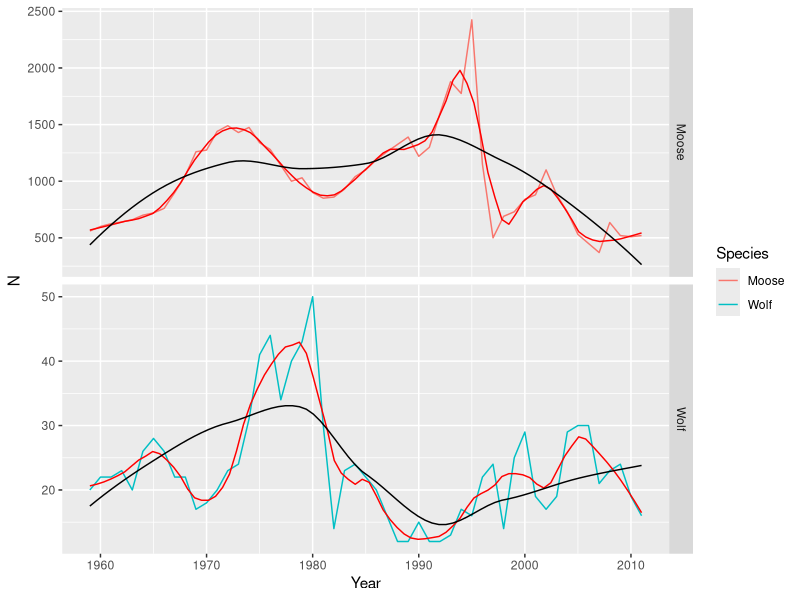
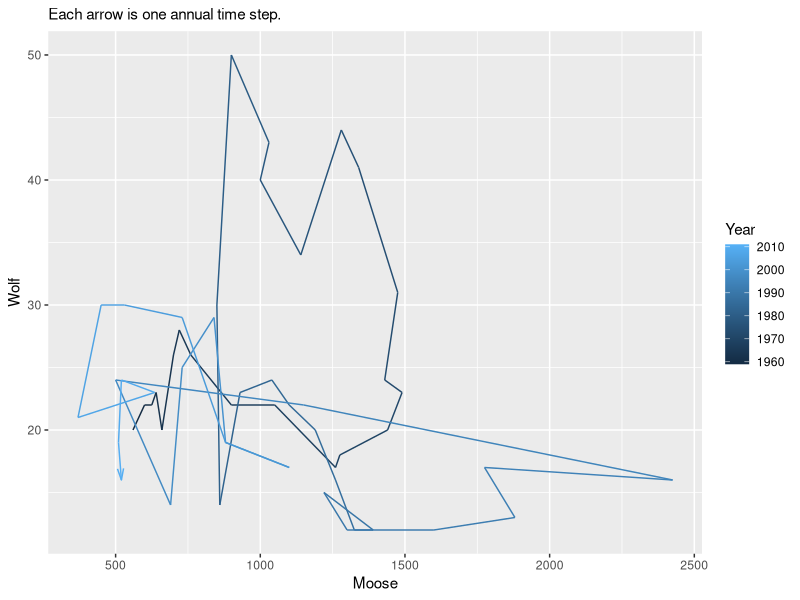
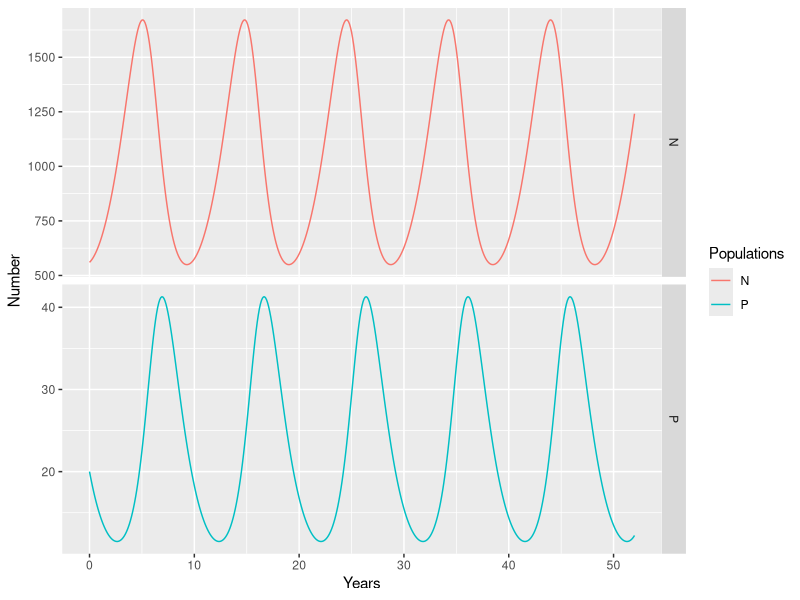
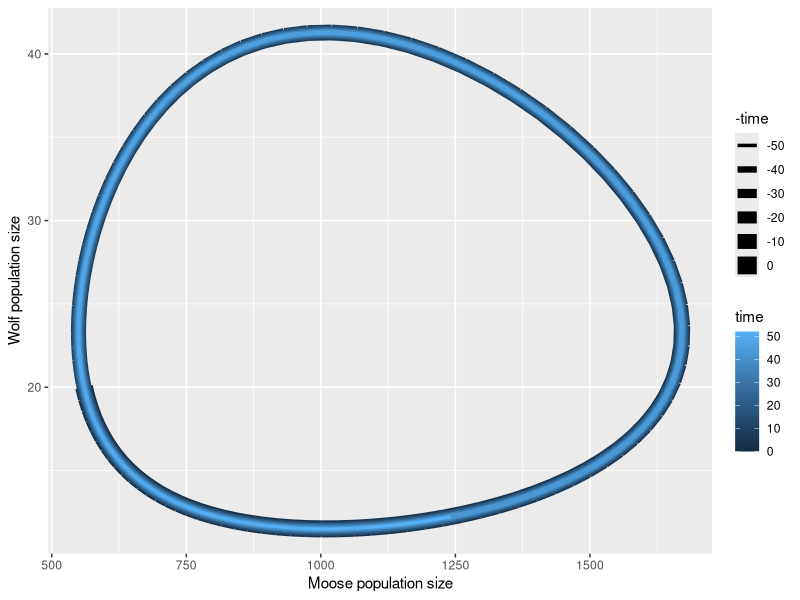
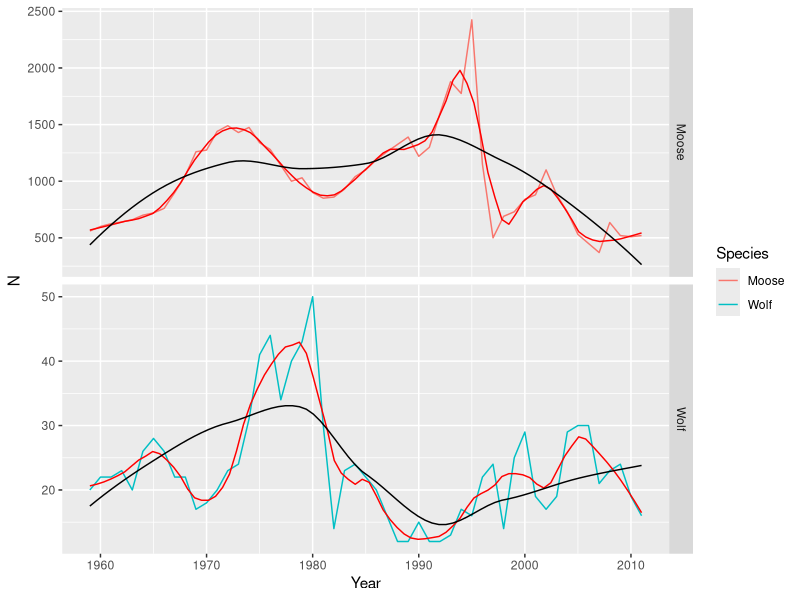
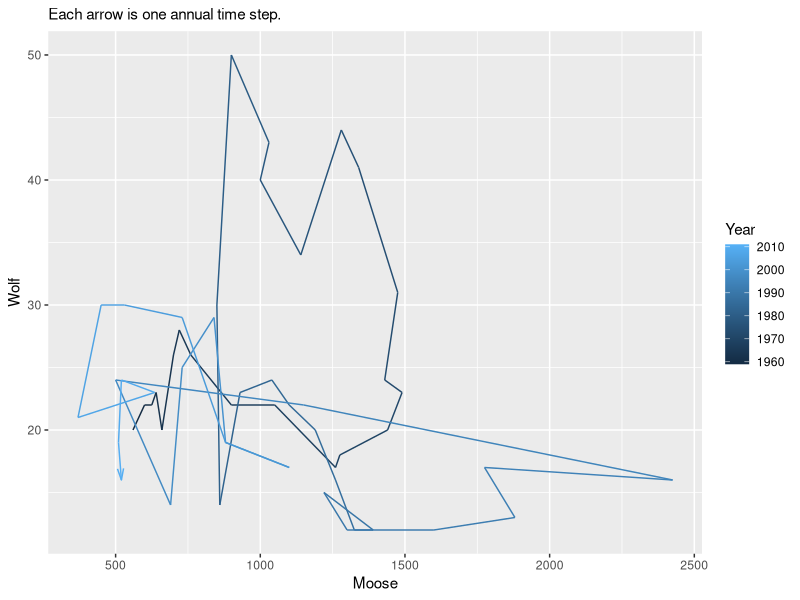
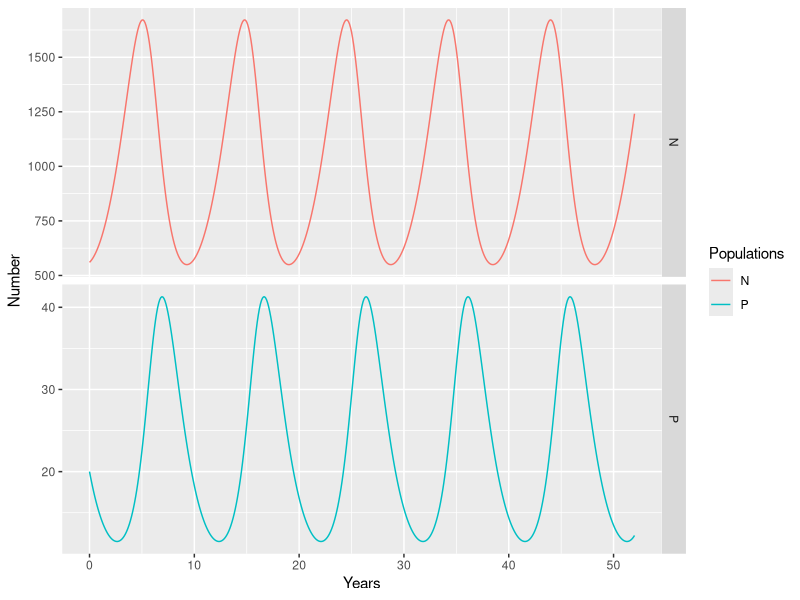
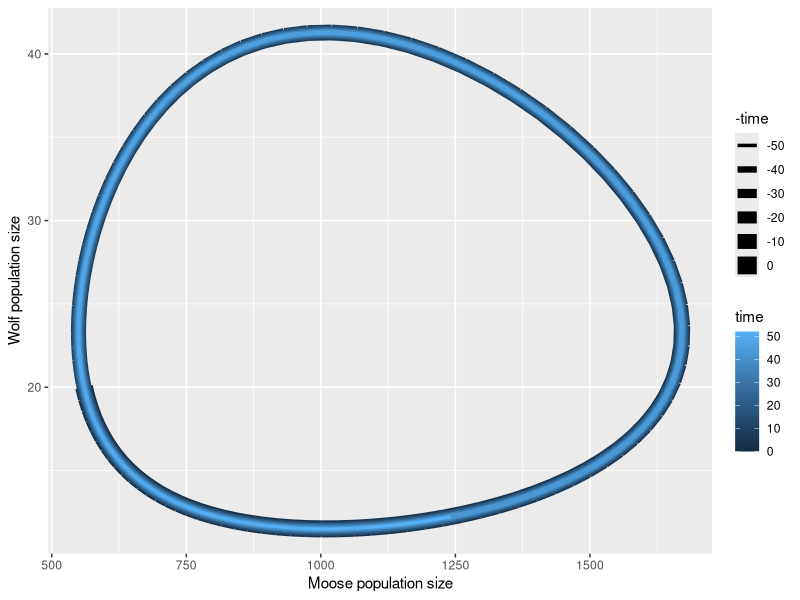

Write the R code that produced these figures, in order.
## ---- chunk 1
getwd()
## ---- chunk 2
#| message: false
## This script is for chapter XX in Hank's Intro to Ecology primer.

## We always use...
library(tidyverse)
## or usually just ggplot2 and dplyr packages within the tidyverse.
## ---- chunk 3
library(deSolve)
## ---- chunk 4
#| echo: false
d <- read.csv("data/isleRoyaleData.csv",
              skip=2)
## ---- chunk 5
# glimpse(d)
# or 
str(d)
## ---- chunk 6
#| label: fig-mw1
#| fig-cap: "Natural populations undergo fluctuations. Here we smooth the data over different proportions of the time series to reveal different patterns of squiggliness."
#| message: false
ggplot(d, aes(Year, N, colour=Species)) + geom_line() + 
  facet_grid(Species~., scales = "free") + 
  geom_smooth( se=FALSE, span=.2, color="red", linewidth=.5) + 
  geom_smooth( se=FALSE, span=.7, color="black", linewidth=.5) 
ggsave("MooseWolfTS.png", height=5, width=6)
## ---- chunk 7
#| label: fig-MWpp
#| fig-cap: "Use this phase plane plot to count how many times the populations undergo a complete counterclockwise cycle."
dw <- pivot_wider(d, names_from=Species, values_from=N)
ggplot(dw, aes(Moose, Wolf, colour=Year)) + 
  geom_path(arrow=arrow(length=unit(3, "mm"), angle = 15, type = "open")) + 
  labs(subtitle="Each arrow is one annual time step.")
ggsave("MooseWolfPP.png", height=5, width=5.5)
## ---- chunk 8
# the number of observations or rows of data
n <- nrow(dw)

# predator and prey numbers for all years except the last.
Pt <- dw$Wolf[-n]
Nt <- dw$Moose[-n]

# predator and prey numbers for all years except the first
Pt1 <- dw$Wolf[-1]
Nt1 <- dw$Moose[-1]
## ---- chunk 9
# each year's r
r <- log(Pt1/Pt)
r
# the maximum
rMax <- max(r)
rMax
## ---- chunk 10
a <- rMax / mean(dw$Wolf)
a
## ---- chunk 11
# mortality, estimated as the minimum log( P[t+1] / P[t] )
m <- abs( min(r) )
m
## ---- chunk 12
b <- m / (a * mean(dw$Moose))
b
## ---- chunk 13
predpreyLV <- function(t, y, p) {
    with( as.list( c(y,p) ), {
      dN <- r*N - a*N*P
      dP <- b*a*N*P - m*P
      return( list( c(dN, dP) ))
    })
}
## ---- chunk 14
parms <- c(r = rMax, a=a, b=b, m=m)
y0 <- c(N=560, P=20)
times <- seq(0, 52, by=0.1)
## ---- chunk 15
out <- ode(y=y0, t=times, fun=predpreyLV, parms=parms)
## ---- chunk 16
#| label: fig-LVts
#| fig-cap: "Predicted Lotka-Volterra dynamics based on the Isle Royale moose-wolf data."
op <- out %>% as.data.frame() %>%
  pivot_longer(cols=N:P, names_to = "Populations", 
                   values_to="Number")

ggplot(op, aes(x=time, y=Number, colour=Populations)) + geom_line() +
      labs(x="Years") + scale_color_discrete(breaks=c("N","P")) + 
      facet_grid(Populations~., scales="free")

ggsave("LV_MooseWolfTS.png", height=5, width=6)
## ---- chunk 17
#| label: fig-LVpp
#| fig-cap: "Phase plane diagram of the Lotka-Volterra model of moose wolf dynamics. Once the paramters are fixed and the initial abundances are selected, then the dynamics are completely determined. Initial abundances are moose (560) and wolves (20). The line is black and widest in 1959, and becomes progressively more narrow and blue over time."
outw <- out %>% as.data.frame() 

ggplot(outw, aes(N, P, linewidth= -time, color=time)) + 
  geom_path() + 
  labs(x="Moose population size", y="Wolf population size" )
ggsave("LV_MooseWolfPP.png", height=5, width=6)
